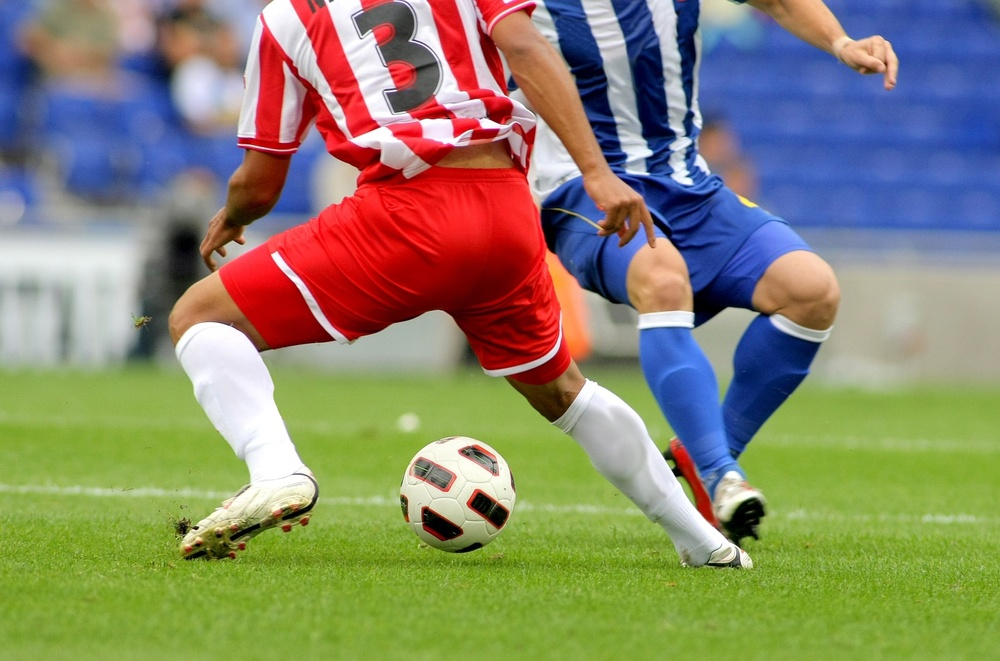
#> input picture 04.09실습/soccer.jpg, 1000 x 661 px, shrunk from 1434 x 948 before the run
$ python OpenCv.Sobel.py
#> lines starting #> are read from the running program, lines starting #| are printed output that depends on the picture
import cv2 as cv

img = cv.imread('soccer.jpg')
#> img is the input picture: shape (661, 1000, 3); mean B, G, R 107.3, 133.3, 136.8
gray = cv.cvtColor(img, cv.COLOR_BGR2GRAY)
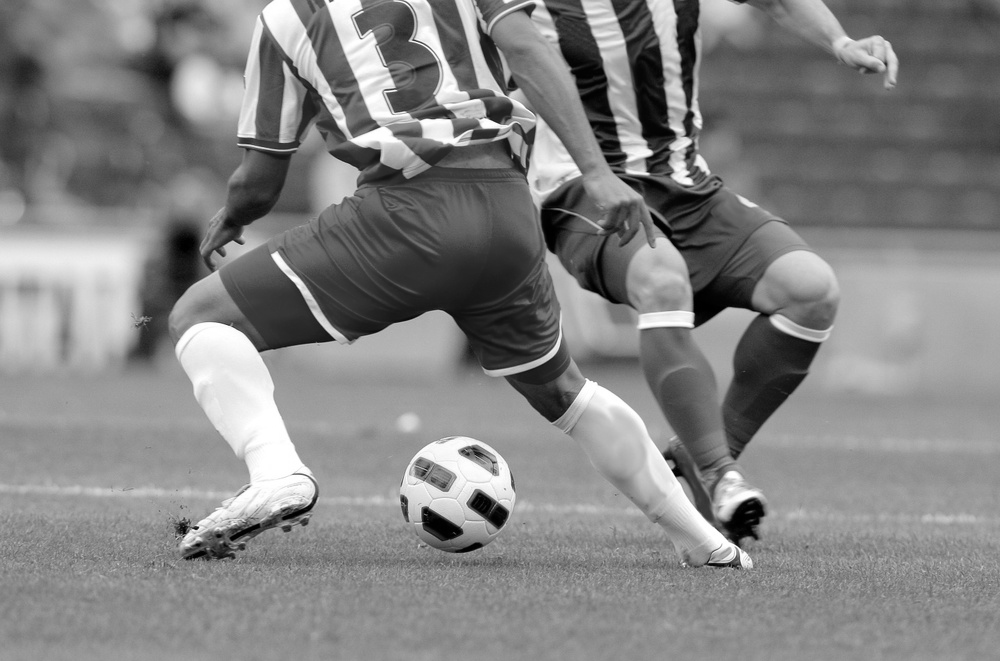
#> gray: shape (661, 1000); min 0, max 255, mean 131.4

grad_x = cv.Sobel(gray, cv.CV_32F, 1, 0, ksize=3) #소벨 연산자 적용
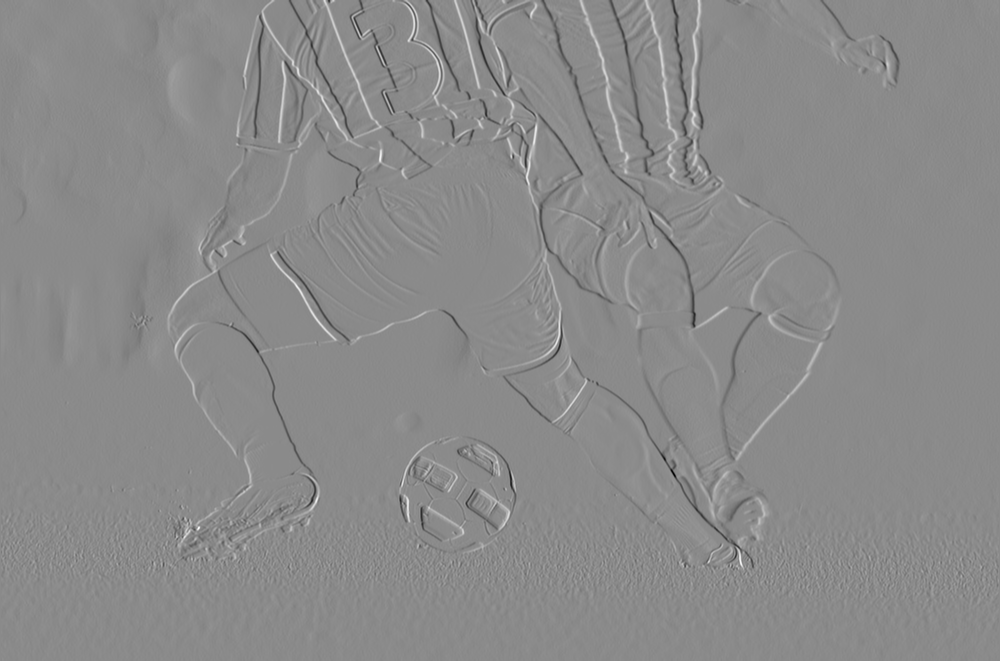
#> grad_x: shape (661, 1000) float32; min -884, max 741, mean -0.1; drawn with min black and max white
grad_y = cv.Sobel(gray, cv.CV_32F, 0, 1, ksize=3)
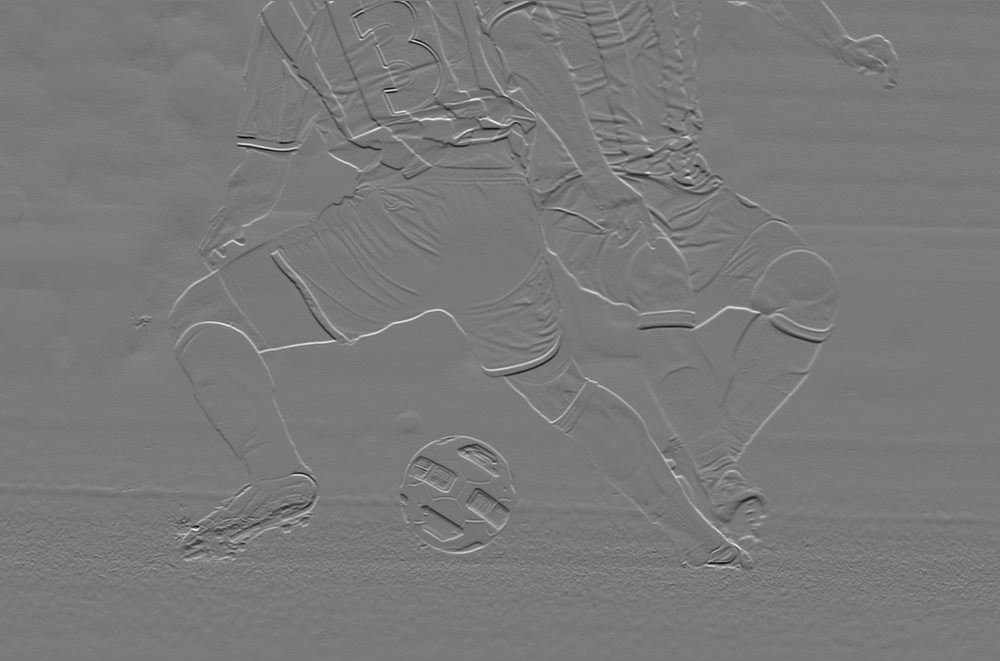
#> grad_y: shape (661, 1000) float32; min -819, max 891, mean 0.1; drawn with min black and max white

sobel_x = cv.convertScaleAbs(grad_x) #절대값을 취해 양수 영상으로 변환
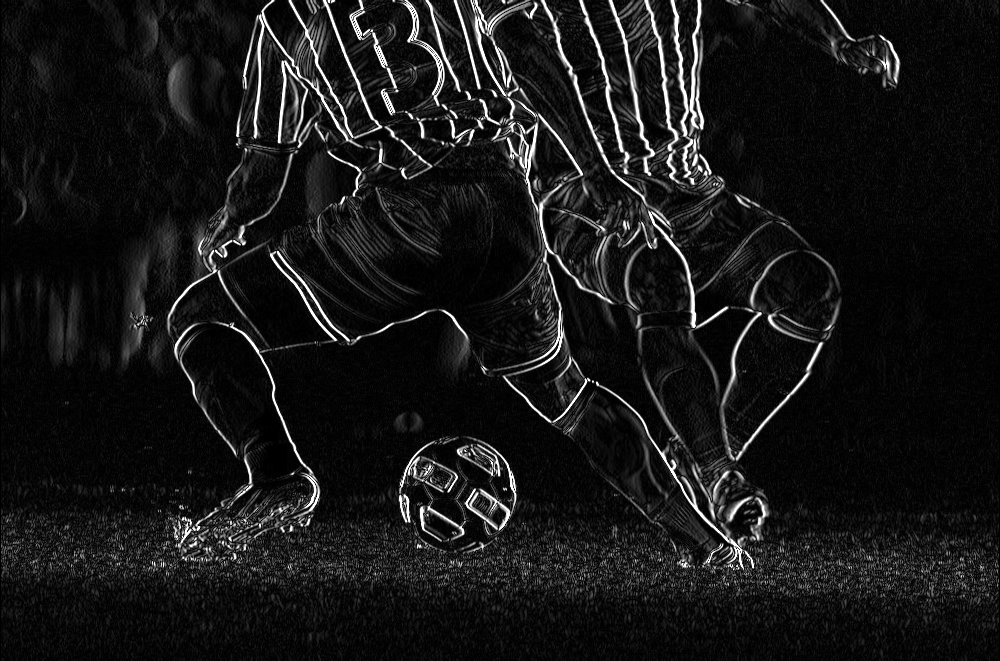
#> sobel_x: shape (661, 1000); min 0, max 255, mean 23.1
sobel_y = cv.convertScaleAbs(grad_y)
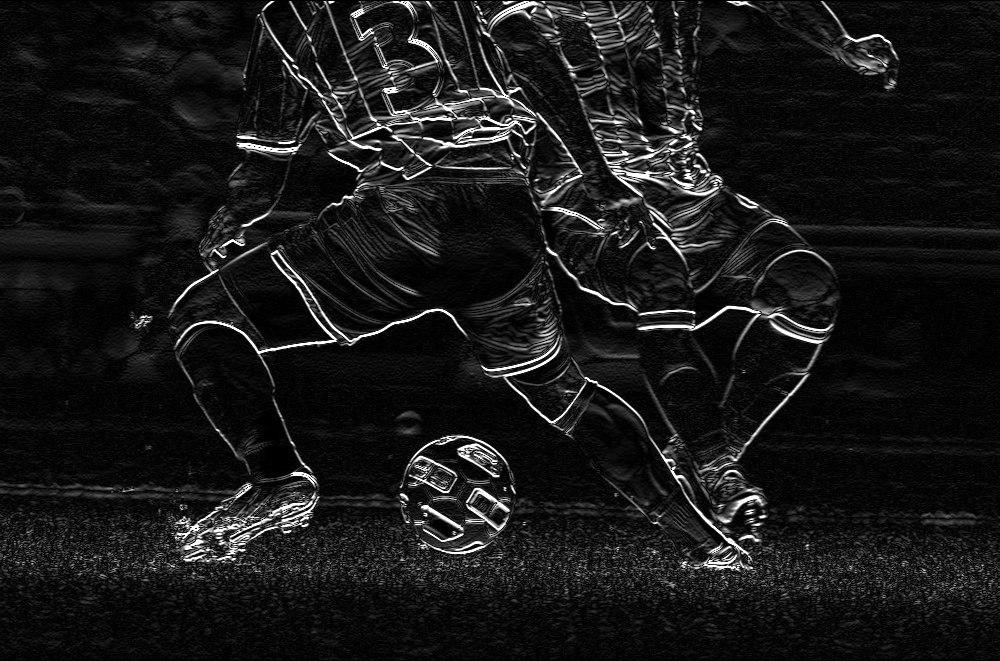
#> sobel_y: shape (661, 1000); min 0, max 255, mean 24.3

edge_strength = cv.addWeighted(sobel_x, 0.5, sobel_y, 0.5, 0) #엣지 강도 계산
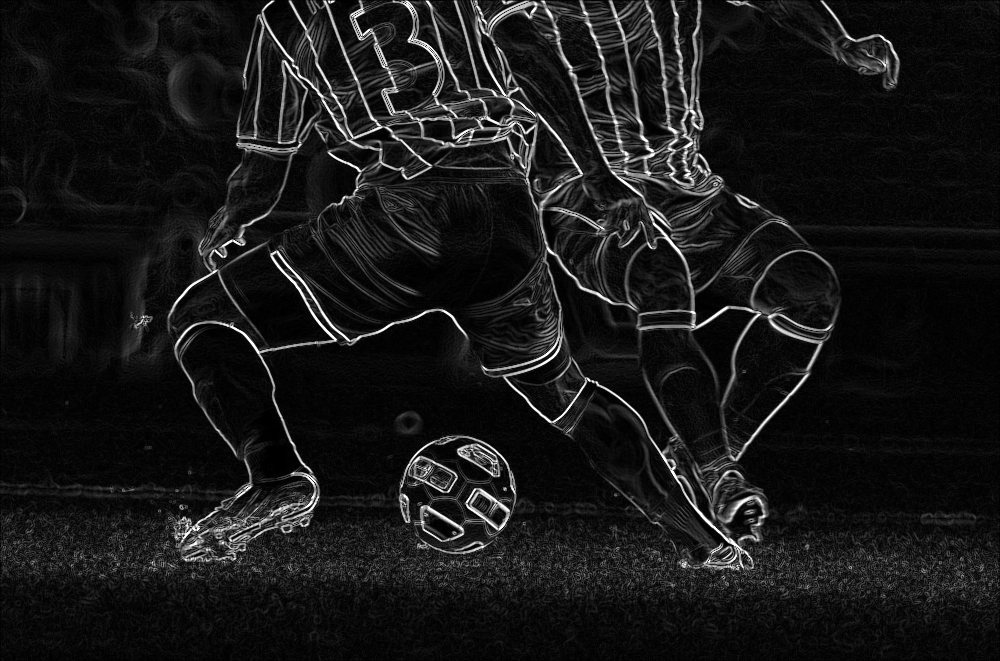
#> edge_strength: shape (661, 1000); min 0, max 255, mean 23.7

cv.imshow('Original', gray)
cv.imshow('sobelx', sobel_x)
cv.imshow('sobely', sobel_y)
cv.imshow('edge strength', edge_strength)

cv.waitKey()
cv.destroyAllWindows()

$ run again, with 04.09실습/apples.jpg copied over 04.09실습/soccer.jpg
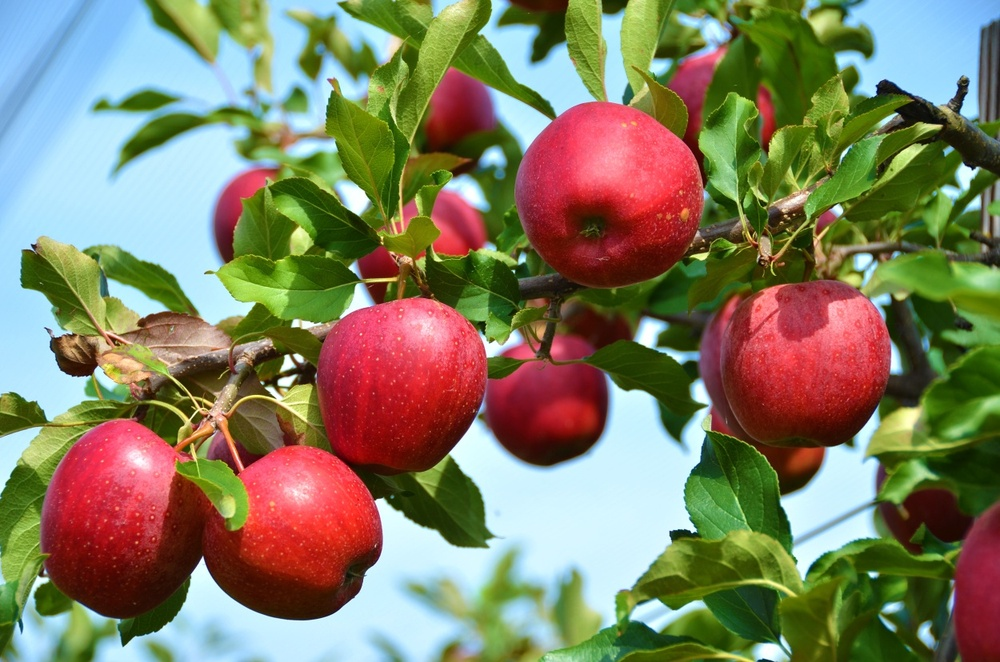
#> input picture 04.09실습/apples.jpg, 1000 x 662 px, shrunk from 1250 x 828 before the run
#> img is the input picture: shape (662, 1000, 3); mean B, G, R 98.6, 125.8, 129.6
#> `grad_y = cv.Sobel(gray, cv.CV_32F, 0, 1, ksize=3)`:
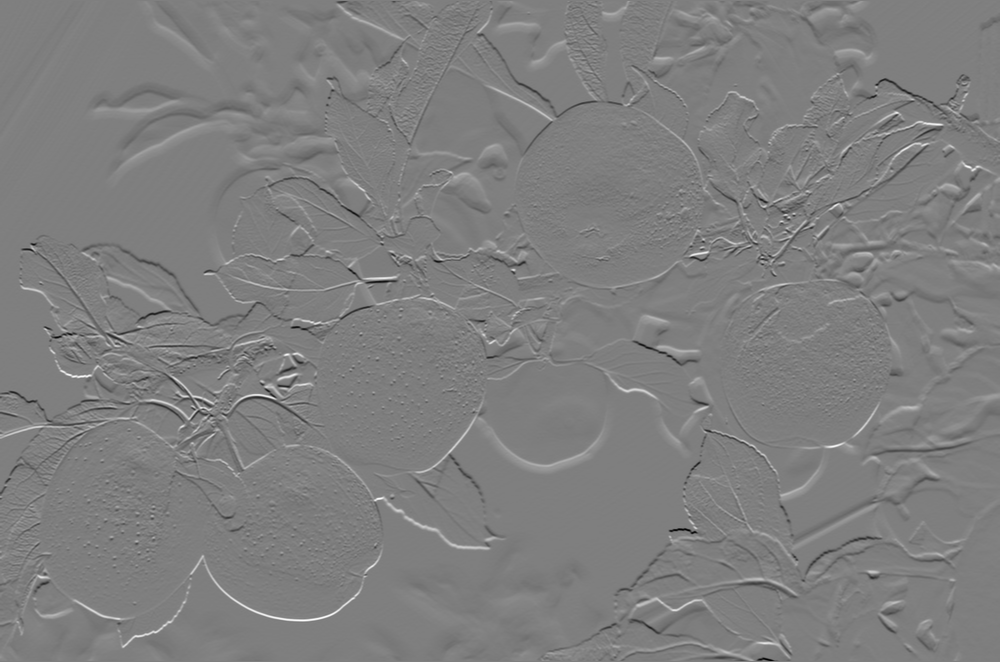
#> grad_y: shape (662, 1000) float32; min -864, max 870, mean -0.2; drawn with min black and max white
#> `edge_strength = cv.addWeighted(sobel_x, 0.5, sobel_y, 0.5, 0)`:
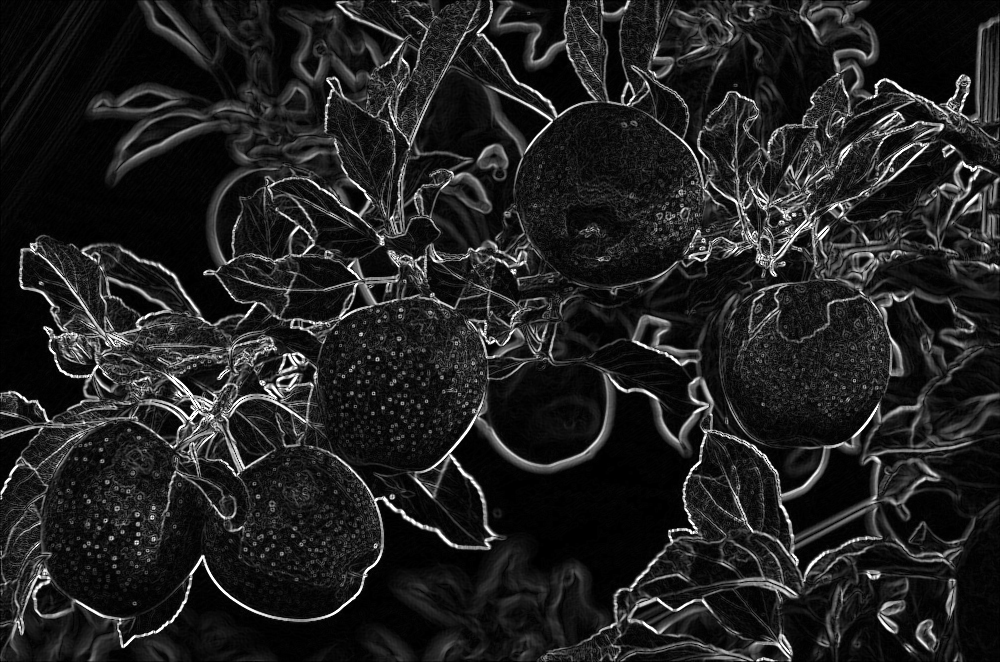
#> edge_strength: shape (662, 1000); min 0, max 255, mean 33.4
